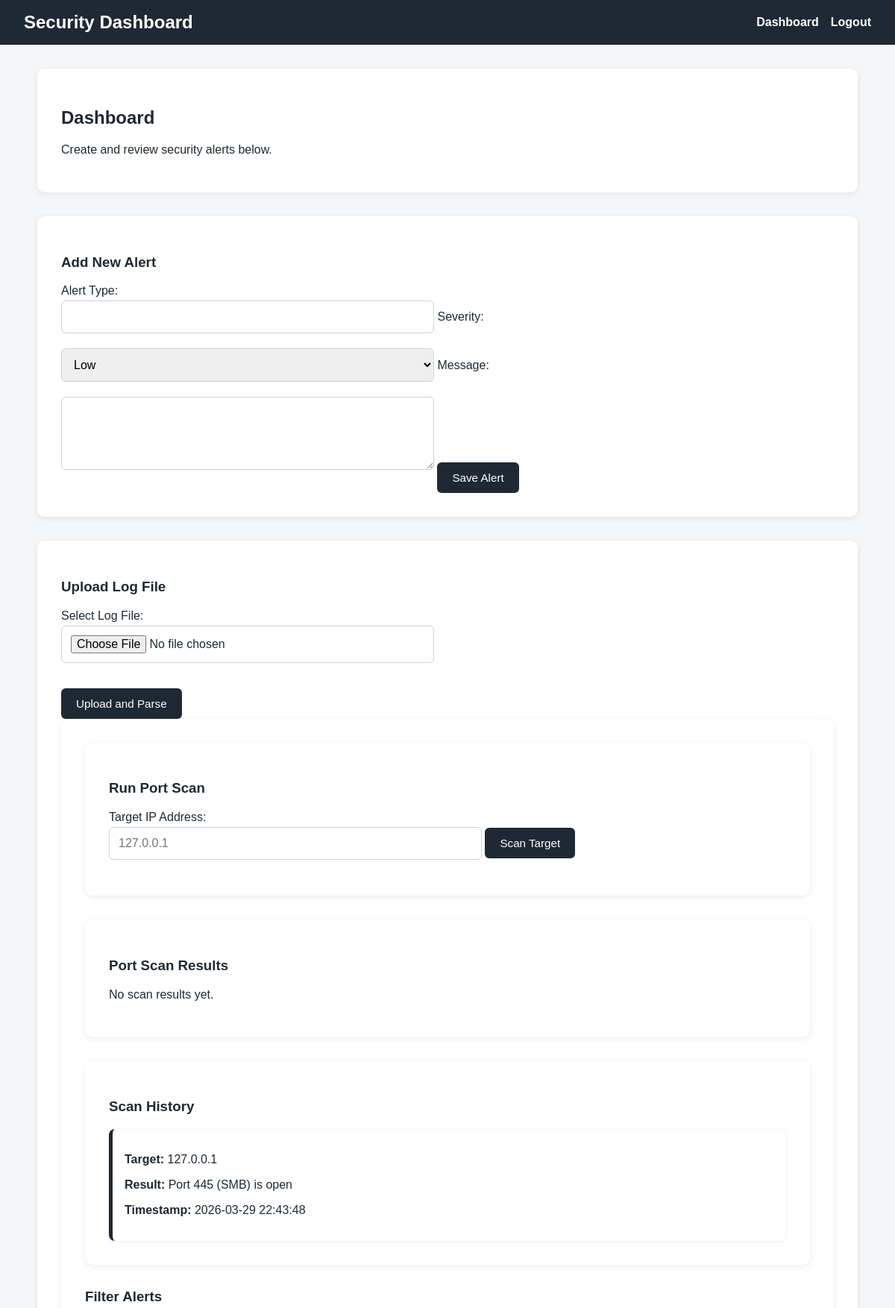
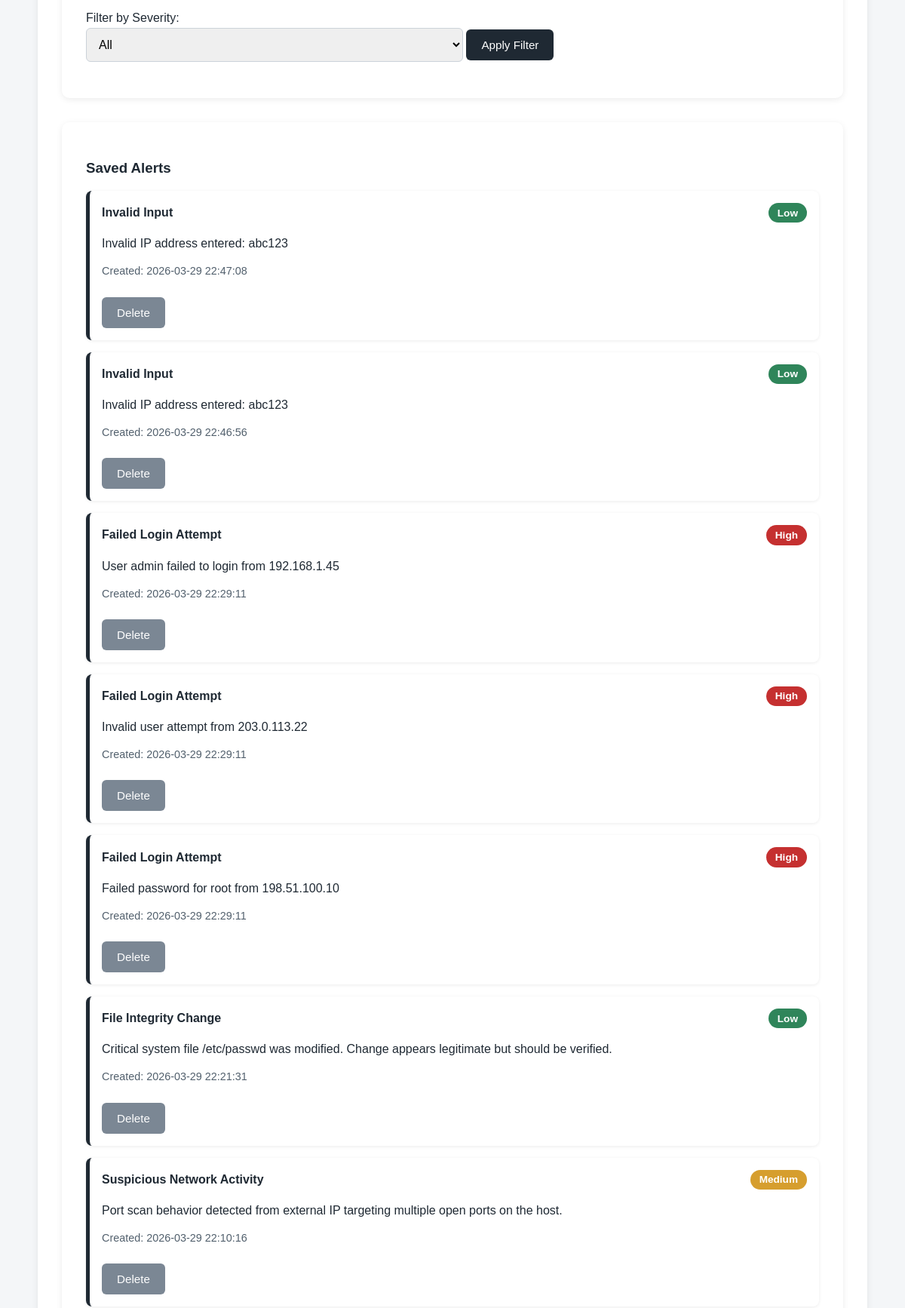
/dashboard (signed in, upper part), run on the app's committed database (2 pictures, top to bottom).
### tables this page shows
CREATE TABLE scans (
            id INTEGER PRIMARY KEY AUTOINCREMENT,
            target TEXT NOT NULL,
            result TEXT NOT NULL,
            timestamp DATETIME DEFAULT CURRENT_TIMESTAMP
        );

CREATE TABLE alerts (
            id INTEGER PRIMARY KEY AUTOINCREMENT,
            alert_type TEXT,
            severity TEXT,
            message TEXT,
            timestamp DATETIME DEFAULT CURRENT_TIMESTAMP
        );

### app.py (the view, shortened to what this page needs)
@app.route("/dashboard", methods=["GET", "POST"])
def dashboard():
    if "user" not in session:
        return redirect(url_for("login"))
    scan_results = []
    selected_severity = request.args.get("severity", "All")
    if selected_severity == "All":
        alerts = get_all_alerts()
    else:
        alerts = get_alerts_by_severity(selected_severity)
    scans = get_all_scans()
    return render_template(
        "dashboard.html",
        alerts=alerts,
        selected_severity=selected_severity,
        scan_results=scan_results,
        scans=scans
    )

### utils/helpers.py (called while the page is built)
def get_db_connection():
    conn = sqlite3.connect(DB_NAME)
    conn.row_factory = sqlite3.Row
    return conn

def get_all_alerts():
    conn = get_db_connection()
    cursor = conn.cursor()
    cursor.execute("""
        SELECT * FROM alerts
        ORDER BY timestamp DESC
    """)
    alerts = cursor.fetchall()
    conn.close()
    return alerts

def get_all_scans():
    conn = get_db_connection()
    cursor = conn.cursor()
    cursor.execute("""
        SELECT * FROM scans
        ORDER BY timestamp DESC
    """)
    scans = cursor.fetchall()
    conn.close()
    return scans

### templates/dashboard.html (shortened to what this page needs)
{% extends "base.html" %}
{% block content %}
<section>
    <h2>Dashboard</h2>
    <p>Create and review security alerts below.</p>
</section>
<section>
    <h3>Add New Alert</h3>
    <form method="POST" action="{{ url_for('dashboard') }}">
        <label for="alert_type">Alert Type:</label><br>
        <input type="text" id="alert_type" name="alert_type" required>
        <label for="severity">Severity:</label><br>
        <select id="severity" name="severity" required>
            <option value="Low">Low</option>
        </select>
        <label for="message">Message:</label><br>
        <textarea id="message" name="message" rows="4" required></textarea>
        <button type="submit">Save Alert</button>
    </form>
</section>
<section>
    <h3>Upload Log File</h3>
    <form method="POST" action="{{ url_for('dashboard') }}" enctype="multipart/form-data">
        <label for="log_file">Select Log File:</label><br>
        <input type="file" id="log_file" name="log_file" accept=".txt" required><br><br>
        <button type="submit">Upload and Parse</button>
    </form>
<section>
<section>
    <h3>Run Port Scan</h3>
    <form method="POST" action="{{ url_for('dashboard') }}">
        <label for="target_ip">Target IP Address:</label><br>
        <input type="text" id="target_ip" name="target_ip" placeholder="127.0.0.1" required>
        <button type="submit">Scan Target</button>
    </form>
</section>
<section>
    <h3>Port Scan Results</h3>
    {% if scan_results %}
        <div class="alert-card">
            {% for result in scan_results %}
                <p>{{ result }}</p>
            {% endfor %}
        </div>
    {% else %}
        <p>No scan results yet.</p>
    {% endif %}
</section>
<section>
    <h3>Scan History</h3>
    {% if scans %}
        <div class="alerts-grid">
            {% for scan in scans %}
                <div class="alert-card">
                    <p><strong>Target:</strong> {{ scan["target"] }}</p>
                    <p><strong>Result:</strong> {{ scan["result"] }}</p>
                    <p><strong>Timestamp:</strong> {{ scan["timestamp"] }}</p>
                </div>
            {% endfor %}
        </div>
    {% else %}
        <p>No scans saved yet.</p>
    {% endif %}
</section>
    <h3>Filter Alerts</h3>
    <form method="GET" action="{{ url_for('dashboard') }}">
        <label for="severity_filter">Filter by Severity:</label><br>
        <select id="severity_filter" name="severity">
            <option value="All" {% if selected_severity == "All" %}selected{% endif %}>All</option>
        </select>
        <button type="submit">Apply Filter</button>
    </form>
</section>
<section>
    <h3>Saved Alerts</h3>
    {% if alerts %}
        <div class="alerts-grid">
            {% for alert in alerts %}
                <div class="alert-card">
                    <div class="alert-header">
                        <h4>{{ alert["alert_type"] }}</h4>
                        <span class="severity-badge severity-{{ alert['severity'] | lower }}">
                            {{ alert["severity"] }}
                        </span>
                    </div>
                    <p class="alert-message">{{ alert["message"] }}</p>
                    <p class="alert-time">Created: {{ alert["timestamp"] }}</p>
                    <form method="POST" action="{{ url_for('remove_alert', alert_id=alert['id']) }}">
                        <button type="submit" class="delete-btn">Delete</button>
                    </form>
                </div>
            {% endfor %}
        </div>
    {% else %}
        <p>No alerts saved yet.</p>
    {% endif %}
</section>
{% endblock %}

### templates/base.html (shortened to what this page needs)
<!DOCTYPE html>
<html lang="en">
<head>
    <link rel="stylesheet" href="{{ url_for('static', filename='css/style.css') }}">
</head>
<body>
    <nav>
        <h1>Security Dashboard</h1>
        <ul>
            {% if session.get("user") %}
                <li><a href="{{ url_for('dashboard') }}">Dashboard</a></li>
                <li><a href="{{ url_for('logout') }}">Logout</a></li>
            {% else %}
                <li><a href="{{ url_for('login') }}">Login</a></li>
            {% endif %}
        </ul>
    </nav>
    <main>
        {% block content %}{% endblock %}
    </main>
</body>
</html>

### static/css/style.css (style rules this page uses)
body { font-family: Arial, sans-serif; margin: 0; background-color: #f4f6f8; color: #1f2933; }
nav { background-color: #1f2933; color: white; padding: 1rem 2rem; display: flex; justify-content: space-between; align-items: center; }
nav h1 { margin: 0; font-size: 1.5rem; }
nav ul { list-style: none; display: flex; gap: 1rem; margin: 0; padding: 0; }
nav a { color: white; text-decoration: none; font-weight: bold; }
main { padding: 2rem; max-width: 1100px; margin: 0 auto; }
section { background: white; padding: 2rem; border-radius: 10px; box-shadow: 0 2px 8px rgba(0, 0, 0, 0.08); margin-bottom: 2rem; }
form input, form select, form textarea { width: 100%; max-width: 500px; padding: 0.75rem; margin-top: 0.25rem; margin-bottom: 1rem; border: 1px solid #cbd2d9; border-radius: 6px; box-sizing: border-box; font-size: 1rem; }
button { background-color: #1f2933; color: white; border: none; padding: 0.75rem 1.25rem; border-radius: 6px; cursor: pointer; font-size: 0.95rem; }
.alerts-grid { display: grid; gap: 1rem; }
.alert-card { background: #ffffff; border-left: 5px solid #1f2933; padding: 1rem; border-radius: 8px; box-shadow: 0 1px 4px rgba(0, 0, 0, 0.08); }
.alert-header { display: flex; justify-content: space-between; align-items: center; gap: 1rem; }
.alert-header h4 { margin: 0; }
.alert-message { margin: 1rem 0; line-height: 1.5; }
.alert-time { font-size: 0.9rem; color: #52606d; }
.severity-badge { padding: 0.35rem 0.75rem; border-radius: 999px; font-size: 0.85rem; font-weight: bold; color: white; }
.severity-low { background-color: #2f855a; }
.severity-medium { background-color: #d69e2e; }
.severity-high { background-color: #c53030; }
.delete-btn { background-color: #7b8794; margin-top: 0.75rem; }

### data on the page
scans: target "127.0.0.1", result "Port 445 (SMB) is open", timestamp "2026-03-29 22:43:48"
alerts: alert_type "Invalid Input", severity "Low", message "Invalid IP address entered: abc123", timestamp "2026-03-29 22:47:08"
alerts: alert_type "Invalid Input", severity "Low", message "Invalid IP address entered: abc123", timestamp "2026-03-29 22:46:56"
alerts: alert_type "Failed Login Attempt", severity "High", message "User admin failed to login from 192.168.1.45", timestamp "2026-03-29 22:29:11"
alerts: alert_type "Failed Login Attempt", severity "High", message "Invalid user attempt from 203.0.113.22", timestamp "2026-03-29 22:29:11"
alerts: alert_type "Failed Login Attempt", severity "High", message "Failed password for root from 198.51.100.10", timestamp "2026-03-29 22:29:11"
alerts: alert_type "File Integrity Change", severity "Low", message "Critical system file /etc/passwd was modified. Change appears legitimate but should be verified.", timestamp "2026-03-29 22:21:31"
alerts: alert_type "Suspicious Network Activity", severity "Medium", message "Port scan behavior detected from external IP targeting multiple open ports on the host.", timestamp "2026-03-29 22:10:16"
